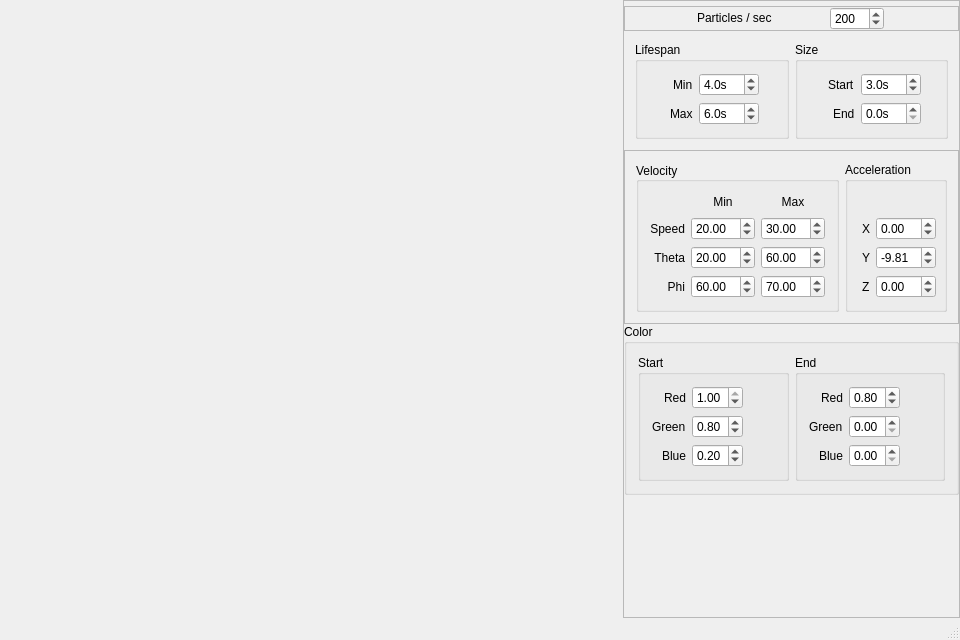
<?xml version="1.0" encoding="UTF-8"?>
<ui version="4.0">
 <class>GeyserWindow</class>
 <widget class="QMainWindow" name="GeyserWindow">
  <property name="geometry">
   <rect>
    <x>0</x>
    <y>0</y>
    <width>960</width>
    <height>640</height>
   </rect>
  </property>
  <property name="sizePolicy">
   <sizepolicy hsizetype="Preferred" vsizetype="Preferred">
    <horstretch>0</horstretch>
    <verstretch>0</verstretch>
   </sizepolicy>
  </property>
  <property name="minimumSize">
   <size>
    <width>0</width>
    <height>0</height>
   </size>
  </property>
  <property name="maximumSize">
   <size>
    <width>16777215</width>
    <height>16777215</height>
   </size>
  </property>
  <property name="baseSize">
   <size>
    <width>960</width>
    <height>640</height>
   </size>
  </property>
  <property name="windowTitle">
   <string>Geyser</string>
  </property>
  <widget class="QWidget" name="centralWidget">
   <property name="sizePolicy">
    <sizepolicy hsizetype="Expanding" vsizetype="Expanding">
     <horstretch>0</horstretch>
     <verstretch>0</verstretch>
    </sizepolicy>
   </property>
   <property name="minimumSize">
    <size>
     <width>0</width>
     <height>0</height>
    </size>
   </property>
   <property name="maximumSize">
    <size>
     <width>16777215</width>
     <height>16777215</height>
    </size>
   </property>
   <layout class="QHBoxLayout" name="horizontalLayout">
    <property name="spacing">
     <number>0</number>
    </property>
    <property name="margin">
     <number>0</number>
    </property>
    <item>
     <widget class="QFrame" name="geyserViewFrame">
      <property name="sizePolicy">
       <sizepolicy hsizetype="MinimumExpanding" vsizetype="MinimumExpanding">
        <horstretch>1</horstretch>
        <verstretch>1</verstretch>
       </sizepolicy>
      </property>
      <property name="minimumSize">
       <size>
        <width>300</width>
        <height>300</height>
       </size>
      </property>
      <property name="baseSize">
       <size>
        <width>100</width>
        <height>100</height>
       </size>
      </property>
      <property name="frameShape">
       <enum>QFrame::NoFrame</enum>
      </property>
      <property name="frameShadow">
       <enum>QFrame::Plain</enum>
      </property>
      <property name="lineWidth">
       <number>0</number>
      </property>
     </widget>
    </item>
    <item>
     <widget class="QFrame" name="configFrame">
      <property name="sizePolicy">
       <sizepolicy hsizetype="Minimum" vsizetype="Minimum">
        <horstretch>0</horstretch>
        <verstretch>1</verstretch>
       </sizepolicy>
      </property>
      <property name="minimumSize">
       <size>
        <width>0</width>
        <height>0</height>
       </size>
      </property>
      <property name="maximumSize">
       <size>
        <width>16777215</width>
        <height>16777215</height>
       </size>
      </property>
      <property name="baseSize">
       <size>
        <width>0</width>
        <height>0</height>
       </size>
      </property>
      <property name="frameShape">
       <enum>QFrame::StyledPanel</enum>
      </property>
      <property name="frameShadow">
       <enum>QFrame::Raised</enum>
      </property>
      <layout class="QVBoxLayout" name="verticalLayout">
       <property name="spacing">
        <number>0</number>
       </property>
       <property name="leftMargin">
        <number>0</number>
       </property>
       <property name="topMargin">
        <number>5</number>
       </property>
       <property name="rightMargin">
        <number>0</number>
       </property>
       <property name="bottomMargin">
        <number>0</number>
       </property>
       <item>
        <widget class="QFrame" name="ppsFrame">
         <property name="sizePolicy">
          <sizepolicy hsizetype="Preferred" vsizetype="Maximum">
           <horstretch>0</horstretch>
           <verstretch>0</verstretch>
          </sizepolicy>
         </property>
         <property name="frameShape">
          <enum>QFrame::StyledPanel</enum>
         </property>
         <property name="frameShadow">
          <enum>QFrame::Raised</enum>
         </property>
         <layout class="QHBoxLayout" name="horizontalLayout_4">
          <property name="margin">
           <number>0</number>
          </property>
          <item>
           <spacer name="horizontalSpacer">
            <property name="orientation">
             <enum>Qt::Horizontal</enum>
            </property>
            <property name="sizeType">
             <enum>QSizePolicy::Minimum</enum>
            </property>
            <property name="sizeHint" stdset="0">
             <size>
              <width>20</width>
              <height>20</height>
             </size>
            </property>
           </spacer>
          </item>
          <item>
           <widget class="QLabel" name="label">
            <property name="sizePolicy">
             <sizepolicy hsizetype="Maximum" vsizetype="Maximum">
              <horstretch>0</horstretch>
              <verstretch>0</verstretch>
             </sizepolicy>
            </property>
            <property name="text">
             <string>Particles / sec</string>
            </property>
            <property name="buddy">
             <cstring>particlesPerSecSpinBox</cstring>
            </property>
           </widget>
          </item>
          <item>
           <widget class="QSpinBox" name="particlesPerSecSpinBox">
            <property name="sizePolicy">
             <sizepolicy hsizetype="Maximum" vsizetype="Fixed">
              <horstretch>0</horstretch>
              <verstretch>0</verstretch>
             </sizepolicy>
            </property>
            <property name="maximum">
             <number>1000</number>
            </property>
            <property name="value">
             <number>200</number>
            </property>
           </widget>
          </item>
          <item>
           <spacer name="horizontalSpacer_2">
            <property name="orientation">
             <enum>Qt::Horizontal</enum>
            </property>
            <property name="sizeType">
             <enum>QSizePolicy::Minimum</enum>
            </property>
            <property name="sizeHint" stdset="0">
             <size>
              <width>20</width>
              <height>20</height>
             </size>
            </property>
           </spacer>
          </item>
         </layout>
        </widget>
       </item>
       <item>
        <widget class="QFrame" name="frame">
         <property name="sizePolicy">
          <sizepolicy hsizetype="Preferred" vsizetype="Maximum">
           <horstretch>0</horstretch>
           <verstretch>0</verstretch>
          </sizepolicy>
         </property>
         <property name="frameShape">
          <enum>QFrame::NoFrame</enum>
         </property>
         <property name="frameShadow">
          <enum>QFrame::Plain</enum>
         </property>
         <property name="lineWidth">
          <number>0</number>
         </property>
         <layout class="QHBoxLayout" name="horizontalLayout_3">
          <item>
           <widget class="QGroupBox" name="lifeSpanGroupBox">
            <property name="sizePolicy">
             <sizepolicy hsizetype="Preferred" vsizetype="Preferred">
              <horstretch>0</horstretch>
              <verstretch>0</verstretch>
             </sizepolicy>
            </property>
            <property name="title">
             <string>Lifespan</string>
            </property>
            <layout class="QFormLayout" name="formLayout">
             <property name="labelAlignment">
              <set>Qt::AlignRight|Qt::AlignTrailing|Qt::AlignVCenter</set>
             </property>
             <property name="formAlignment">
              <set>Qt::AlignHCenter|Qt::AlignTop</set>
             </property>
             <item row="0" column="0">
              <widget class="QLabel" name="label_3">
               <property name="text">
                <string>Min</string>
               </property>
               <property name="buddy">
                <cstring>lifespanMinSpinBox</cstring>
               </property>
              </widget>
             </item>
             <item row="0" column="1">
              <widget class="QDoubleSpinBox" name="lifespanMinSpinBox">
               <property name="maximumSize">
                <size>
                 <width>60</width>
                 <height>16777215</height>
                </size>
               </property>
               <property name="suffix">
                <string>s</string>
               </property>
               <property name="decimals">
                <number>1</number>
               </property>
               <property name="singleStep">
                <double>0.100000000000000</double>
               </property>
               <property name="value">
                <double>4.000000000000000</double>
               </property>
              </widget>
             </item>
             <item row="1" column="0">
              <widget class="QLabel" name="label_4">
               <property name="text">
                <string>Max</string>
               </property>
               <property name="buddy">
                <cstring>lifespanMaxSpinBox</cstring>
               </property>
              </widget>
             </item>
             <item row="1" column="1">
              <widget class="QDoubleSpinBox" name="lifespanMaxSpinBox">
               <property name="maximumSize">
                <size>
                 <width>60</width>
                 <height>16777215</height>
                </size>
               </property>
               <property name="suffix">
                <string>s</string>
               </property>
               <property name="decimals">
                <number>1</number>
               </property>
               <property name="singleStep">
                <double>0.100000000000000</double>
               </property>
               <property name="value">
                <double>6.000000000000000</double>
               </property>
              </widget>
             </item>
            </layout>
           </widget>
          </item>
          <item>
           <widget class="QGroupBox" name="sizeGroupBox">
            <property name="sizePolicy">
             <sizepolicy hsizetype="Preferred" vsizetype="Preferred">
              <horstretch>0</horstretch>
              <verstretch>0</verstretch>
             </sizepolicy>
            </property>
            <property name="title">
             <string>Size</string>
            </property>
            <layout class="QFormLayout" name="formLayout_2">
             <property name="labelAlignment">
              <set>Qt::AlignRight|Qt::AlignTrailing|Qt::AlignVCenter</set>
             </property>
             <property name="formAlignment">
              <set>Qt::AlignHCenter|Qt::AlignTop</set>
             </property>
             <item row="0" column="0">
              <widget class="QLabel" name="label_6">
               <property name="text">
                <string>Start</string>
               </property>
               <property name="buddy">
                <cstring>sizeStartSpinBox</cstring>
               </property>
              </widget>
             </item>
             <item row="0" column="1">
              <widget class="QDoubleSpinBox" name="sizeStartSpinBox">
               <property name="maximumSize">
                <size>
                 <width>60</width>
                 <height>16777215</height>
                </size>
               </property>
               <property name="suffix">
                <string>s</string>
               </property>
               <property name="decimals">
                <number>1</number>
               </property>
               <property name="singleStep">
                <double>0.100000000000000</double>
               </property>
               <property name="value">
                <double>3.000000000000000</double>
               </property>
              </widget>
             </item>
             <item row="1" column="0">
              <widget class="QLabel" name="label_5">
               <property name="text">
                <string>End</string>
               </property>
               <property name="buddy">
                <cstring>sizeEndSpinBox</cstring>
               </property>
              </widget>
             </item>
             <item row="1" column="1">
              <widget class="QDoubleSpinBox" name="sizeEndSpinBox">
               <property name="maximumSize">
                <size>
                 <width>60</width>
                 <height>16777215</height>
                </size>
               </property>
               <property name="suffix">
                <string>s</string>
               </property>
               <property name="decimals">
                <number>1</number>
               </property>
               <property name="singleStep">
                <double>0.100000000000000</double>
               </property>
              </widget>
             </item>
            </layout>
           </widget>
          </item>
         </layout>
        </widget>
       </item>
       <item>
        <widget class="QFrame" name="frame_2">
         <property name="sizePolicy">
          <sizepolicy hsizetype="MinimumExpanding" vsizetype="Maximum">
           <horstretch>0</horstretch>
           <verstretch>0</verstretch>
          </sizepolicy>
         </property>
         <property name="frameShape">
          <enum>QFrame::StyledPanel</enum>
         </property>
         <property name="frameShadow">
          <enum>QFrame::Raised</enum>
         </property>
         <layout class="QHBoxLayout" name="horizontalLayout_5">
          <item>
           <widget class="QGroupBox" name="velocityGroupBox">
            <property name="sizePolicy">
             <sizepolicy hsizetype="Preferred" vsizetype="Preferred">
              <horstretch>0</horstretch>
              <verstretch>0</verstretch>
             </sizepolicy>
            </property>
            <property name="minimumSize">
             <size>
              <width>196</width>
              <height>144</height>
             </size>
            </property>
            <property name="title">
             <string>Velocity</string>
            </property>
            <property name="alignment">
             <set>Qt::AlignLeading|Qt::AlignLeft|Qt::AlignVCenter</set>
            </property>
            <layout class="QGridLayout" name="gridLayout">
             <item row="0" column="1">
              <widget class="QLabel" name="label_11">
               <property name="text">
                <string>Min</string>
               </property>
               <property name="alignment">
                <set>Qt::AlignCenter</set>
               </property>
               <property name="buddy">
                <cstring>speedMinSpinBox</cstring>
               </property>
              </widget>
             </item>
             <item row="0" column="2">
              <widget class="QLabel" name="label_12">
               <property name="text">
                <string>Max</string>
               </property>
               <property name="alignment">
                <set>Qt::AlignCenter</set>
               </property>
               <property name="buddy">
                <cstring>speedMaxSpinBox</cstring>
               </property>
              </widget>
             </item>
             <item row="1" column="0">
              <widget class="QLabel" name="label_8">
               <property name="text">
                <string>Speed</string>
               </property>
               <property name="alignment">
                <set>Qt::AlignRight|Qt::AlignTrailing|Qt::AlignVCenter</set>
               </property>
               <property name="buddy">
                <cstring>speedMinSpinBox</cstring>
               </property>
              </widget>
             </item>
             <item row="1" column="1">
              <widget class="QDoubleSpinBox" name="speedMinSpinBox">
               <property name="value">
                <double>20.000000000000000</double>
               </property>
              </widget>
             </item>
             <item row="1" column="2">
              <widget class="QDoubleSpinBox" name="speedMaxSpinBox">
               <property name="value">
                <double>30.000000000000000</double>
               </property>
              </widget>
             </item>
             <item row="2" column="0">
              <widget class="QLabel" name="label_10">
               <property name="text">
                <string>Theta</string>
               </property>
               <property name="alignment">
                <set>Qt::AlignRight|Qt::AlignTrailing|Qt::AlignVCenter</set>
               </property>
               <property name="buddy">
                <cstring>thetaMinSpinBox</cstring>
               </property>
              </widget>
             </item>
             <item row="2" column="1">
              <widget class="QDoubleSpinBox" name="thetaMinSpinBox">
               <property name="wrapping">
                <bool>true</bool>
               </property>
               <property name="maximum">
                <double>360.000000000000000</double>
               </property>
               <property name="value">
                <double>20.000000000000000</double>
               </property>
              </widget>
             </item>
             <item row="2" column="2">
              <widget class="QDoubleSpinBox" name="thetaMaxSpinBox">
               <property name="wrapping">
                <bool>true</bool>
               </property>
               <property name="maximum">
                <double>360.000000000000000</double>
               </property>
               <property name="value">
                <double>60.000000000000000</double>
               </property>
              </widget>
             </item>
             <item row="3" column="0">
              <widget class="QLabel" name="label_16">
               <property name="text">
                <string>Phi</string>
               </property>
               <property name="alignment">
                <set>Qt::AlignRight|Qt::AlignTrailing|Qt::AlignVCenter</set>
               </property>
               <property name="buddy">
                <cstring>phiMinSpinBox</cstring>
               </property>
              </widget>
             </item>
             <item row="3" column="1">
              <widget class="QDoubleSpinBox" name="phiMinSpinBox">
               <property name="wrapping">
                <bool>true</bool>
               </property>
               <property name="maximum">
                <double>360.000000000000000</double>
               </property>
               <property name="singleStep">
                <double>1.000000000000000</double>
               </property>
               <property name="value">
                <double>60.000000000000000</double>
               </property>
              </widget>
             </item>
             <item row="3" column="2">
              <widget class="QDoubleSpinBox" name="phiMaxSpinBox">
               <property name="wrapping">
                <bool>true</bool>
               </property>
               <property name="maximum">
                <double>360.000000000000000</double>
               </property>
               <property name="value">
                <double>70.000000000000000</double>
               </property>
              </widget>
             </item>
            </layout>
           </widget>
          </item>
          <item>
           <widget class="QGroupBox" name="accelerationGroupBox">
            <property name="sizePolicy">
             <sizepolicy hsizetype="Preferred" vsizetype="Preferred">
              <horstretch>0</horstretch>
              <verstretch>0</verstretch>
             </sizepolicy>
            </property>
            <property name="minimumSize">
             <size>
              <width>0</width>
              <height>144</height>
             </size>
            </property>
            <property name="title">
             <string>Acceleration</string>
            </property>
            <layout class="QFormLayout" name="formLayout_4">
             <property name="labelAlignment">
              <set>Qt::AlignRight|Qt::AlignTrailing|Qt::AlignVCenter</set>
             </property>
             <property name="formAlignment">
              <set>Qt::AlignHCenter|Qt::AlignTop</set>
             </property>
             <property name="topMargin">
              <number>35</number>
             </property>
             <item row="0" column="0">
              <widget class="QLabel" name="label_14">
               <property name="text">
                <string>X</string>
               </property>
               <property name="buddy">
                <cstring>accelerationXSpinBox</cstring>
               </property>
              </widget>
             </item>
             <item row="0" column="1">
              <widget class="QDoubleSpinBox" name="accelerationXSpinBox">
               <property name="maximumSize">
                <size>
                 <width>60</width>
                 <height>16777215</height>
                </size>
               </property>
               <property name="minimum">
                <double>-99.989999999999995</double>
               </property>
               <property name="singleStep">
                <double>0.100000000000000</double>
               </property>
              </widget>
             </item>
             <item row="1" column="0">
              <widget class="QLabel" name="label_13">
               <property name="text">
                <string>Y</string>
               </property>
               <property name="buddy">
                <cstring>accelerationYSpinBox</cstring>
               </property>
              </widget>
             </item>
             <item row="1" column="1">
              <widget class="QDoubleSpinBox" name="accelerationYSpinBox">
               <property name="maximumSize">
                <size>
                 <width>60</width>
                 <height>16777215</height>
                </size>
               </property>
               <property name="decimals">
                <number>2</number>
               </property>
               <property name="minimum">
                <double>-99.989999999999995</double>
               </property>
               <property name="singleStep">
                <double>0.100000000000000</double>
               </property>
               <property name="value">
                <double>-9.810000000000000</double>
               </property>
              </widget>
             </item>
             <item row="2" column="0">
              <widget class="QLabel" name="label_17">
               <property name="text">
                <string>Z</string>
               </property>
               <property name="buddy">
                <cstring>accelerationZSpinBox</cstring>
               </property>
              </widget>
             </item>
             <item row="2" column="1">
              <widget class="QDoubleSpinBox" name="accelerationZSpinBox">
               <property name="maximumSize">
                <size>
                 <width>60</width>
                 <height>16777215</height>
                </size>
               </property>
               <property name="minimum">
                <double>-99.989999999999995</double>
               </property>
               <property name="singleStep">
                <double>0.100000000000000</double>
               </property>
              </widget>
             </item>
            </layout>
           </widget>
          </item>
         </layout>
        </widget>
       </item>
       <item>
        <widget class="QGroupBox" name="colorGroupBox">
         <property name="sizePolicy">
          <sizepolicy hsizetype="Preferred" vsizetype="Maximum">
           <horstretch>0</horstretch>
           <verstretch>0</verstretch>
          </sizepolicy>
         </property>
         <property name="title">
          <string>Color</string>
         </property>
         <layout class="QHBoxLayout" name="horizontalLayout_2">
          <item>
           <widget class="QGroupBox" name="groupBox_7">
            <property name="sizePolicy">
             <sizepolicy hsizetype="Preferred" vsizetype="Minimum">
              <horstretch>0</horstretch>
              <verstretch>0</verstretch>
             </sizepolicy>
            </property>
            <property name="title">
             <string>Start</string>
            </property>
            <layout class="QFormLayout" name="formLayout_3">
             <property name="fieldGrowthPolicy">
              <enum>QFormLayout::AllNonFixedFieldsGrow</enum>
             </property>
             <property name="labelAlignment">
              <set>Qt::AlignRight|Qt::AlignTrailing|Qt::AlignVCenter</set>
             </property>
             <property name="formAlignment">
              <set>Qt::AlignLeading|Qt::AlignLeft|Qt::AlignTop</set>
             </property>
             <item row="0" column="0">
              <widget class="QLabel" name="label_19">
               <property name="text">
                <string>Red</string>
               </property>
               <property name="buddy">
                <cstring>colorStartRedSpinBox</cstring>
               </property>
              </widget>
             </item>
             <item row="0" column="1">
              <widget class="QDoubleSpinBox" name="colorStartRedSpinBox">
               <property name="sizePolicy">
                <sizepolicy hsizetype="Maximum" vsizetype="Fixed">
                 <horstretch>0</horstretch>
                 <verstretch>0</verstretch>
                </sizepolicy>
               </property>
               <property name="decimals">
                <number>2</number>
               </property>
               <property name="maximum">
                <double>1.000000000000000</double>
               </property>
               <property name="singleStep">
                <double>0.100000000000000</double>
               </property>
               <property name="value">
                <double>1.000000000000000</double>
               </property>
              </widget>
             </item>
             <item row="1" column="0">
              <widget class="QLabel" name="label_18">
               <property name="text">
                <string>Green</string>
               </property>
               <property name="buddy">
                <cstring>colorStartGreenSpinBox</cstring>
               </property>
              </widget>
             </item>
             <item row="1" column="1">
              <widget class="QDoubleSpinBox" name="colorStartGreenSpinBox">
               <property name="sizePolicy">
                <sizepolicy hsizetype="Maximum" vsizetype="Fixed">
                 <horstretch>0</horstretch>
                 <verstretch>0</verstretch>
                </sizepolicy>
               </property>
               <property name="decimals">
                <number>2</number>
               </property>
               <property name="maximum">
                <double>1.000000000000000</double>
               </property>
               <property name="singleStep">
                <double>0.100000000000000</double>
               </property>
               <property name="value">
                <double>0.800000000000000</double>
               </property>
              </widget>
             </item>
             <item row="2" column="0">
              <widget class="QLabel" name="label_23">
               <property name="text">
                <string>Blue</string>
               </property>
               <property name="buddy">
                <cstring>colorStartBlueSpinBox</cstring>
               </property>
              </widget>
             </item>
             <item row="2" column="1">
              <widget class="QDoubleSpinBox" name="colorStartBlueSpinBox">
               <property name="sizePolicy">
                <sizepolicy hsizetype="Maximum" vsizetype="Fixed">
                 <horstretch>0</horstretch>
                 <verstretch>0</verstretch>
                </sizepolicy>
               </property>
               <property name="decimals">
                <number>2</number>
               </property>
               <property name="maximum">
                <double>1.000000000000000</double>
               </property>
               <property name="singleStep">
                <double>0.100000000000000</double>
               </property>
               <property name="value">
                <double>0.200000000000000</double>
               </property>
              </widget>
             </item>
            </layout>
           </widget>
          </item>
          <item>
           <widget class="QGroupBox" name="groupBox_8">
            <property name="sizePolicy">
             <sizepolicy hsizetype="Preferred" vsizetype="Minimum">
              <horstretch>0</horstretch>
              <verstretch>0</verstretch>
             </sizepolicy>
            </property>
            <property name="title">
             <string>End</string>
            </property>
            <layout class="QFormLayout" name="formLayout_6">
             <property name="fieldGrowthPolicy">
              <enum>QFormLayout::AllNonFixedFieldsGrow</enum>
             </property>
             <property name="labelAlignment">
              <set>Qt::AlignRight|Qt::AlignTrailing|Qt::AlignVCenter</set>
             </property>
             <item row="0" column="0">
              <widget class="QLabel" name="label_21">
               <property name="text">
                <string>Red</string>
               </property>
               <property name="buddy">
                <cstring>colorEndRedSpinBox</cstring>
               </property>
              </widget>
             </item>
             <item row="0" column="1">
              <widget class="QDoubleSpinBox" name="colorEndRedSpinBox">
               <property name="sizePolicy">
                <sizepolicy hsizetype="Maximum" vsizetype="Fixed">
                 <horstretch>0</horstretch>
                 <verstretch>0</verstretch>
                </sizepolicy>
               </property>
               <property name="decimals">
                <number>2</number>
               </property>
               <property name="maximum">
                <double>1.000000000000000</double>
               </property>
               <property name="singleStep">
                <double>0.100000000000000</double>
               </property>
               <property name="value">
                <double>0.800000000000000</double>
               </property>
              </widget>
             </item>
             <item row="1" column="0">
              <widget class="QLabel" name="label_20">
               <property name="text">
                <string>Green</string>
               </property>
               <property name="buddy">
                <cstring>colorEndGreenSpinBox</cstring>
               </property>
              </widget>
             </item>
             <item row="1" column="1">
              <widget class="QDoubleSpinBox" name="colorEndGreenSpinBox">
               <property name="sizePolicy">
                <sizepolicy hsizetype="Maximum" vsizetype="Fixed">
                 <horstretch>0</horstretch>
                 <verstretch>0</verstretch>
                </sizepolicy>
               </property>
               <property name="decimals">
                <number>2</number>
               </property>
               <property name="maximum">
                <double>1.000000000000000</double>
               </property>
               <property name="singleStep">
                <double>0.100000000000000</double>
               </property>
              </widget>
             </item>
             <item row="2" column="0">
              <widget class="QLabel" name="label_25">
               <property name="text">
                <string>Blue</string>
               </property>
               <property name="buddy">
                <cstring>colorEndBlueSpinBox</cstring>
               </property>
              </widget>
             </item>
             <item row="2" column="1">
              <widget class="QDoubleSpinBox" name="colorEndBlueSpinBox">
               <property name="sizePolicy">
                <sizepolicy hsizetype="Maximum" vsizetype="Fixed">
                 <horstretch>0</horstretch>
                 <verstretch>0</verstretch>
                </sizepolicy>
               </property>
               <property name="decimals">
                <number>2</number>
               </property>
               <property name="maximum">
                <double>1.000000000000000</double>
               </property>
               <property name="singleStep">
                <double>0.100000000000000</double>
               </property>
              </widget>
             </item>
            </layout>
           </widget>
          </item>
         </layout>
        </widget>
       </item>
       <item>
        <spacer name="verticalSpacer">
         <property name="orientation">
          <enum>Qt::Vertical</enum>
         </property>
         <property name="sizeHint" stdset="0">
          <size>
           <width>20</width>
           <height>40</height>
          </size>
         </property>
        </spacer>
       </item>
      </layout>
     </widget>
    </item>
   </layout>
  </widget>
  <widget class="QStatusBar" name="statusBar">
   <property name="layoutDirection">
    <enum>Qt::LeftToRight</enum>
   </property>
   <property name="sizeGripEnabled">
    <bool>true</bool>
   </property>
  </widget>
 </widget>
 <layoutdefault spacing="6" margin="11"/>
 <tabstops>
  <tabstop>particlesPerSecSpinBox</tabstop>
  <tabstop>lifespanMinSpinBox</tabstop>
  <tabstop>lifespanMaxSpinBox</tabstop>
  <tabstop>sizeStartSpinBox</tabstop>
  <tabstop>sizeEndSpinBox</tabstop>
  <tabstop>speedMinSpinBox</tabstop>
  <tabstop>speedMaxSpinBox</tabstop>
  <tabstop>thetaMinSpinBox</tabstop>
  <tabstop>thetaMaxSpinBox</tabstop>
  <tabstop>phiMinSpinBox</tabstop>
  <tabstop>phiMaxSpinBox</tabstop>
  <tabstop>accelerationXSpinBox</tabstop>
  <tabstop>accelerationYSpinBox</tabstop>
  <tabstop>accelerationZSpinBox</tabstop>
  <tabstop>colorStartRedSpinBox</tabstop>
  <tabstop>colorStartGreenSpinBox</tabstop>
  <tabstop>colorStartBlueSpinBox</tabstop>
  <tabstop>colorEndRedSpinBox</tabstop>
  <tabstop>colorEndGreenSpinBox</tabstop>
  <tabstop>colorEndBlueSpinBox</tabstop>
 </tabstops>
 <resources/>
 <connections/>
</ui>
